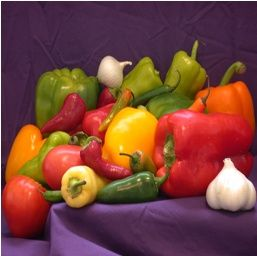
#> input picture sea.bmp, 257 x 256 px
$ python 2.py
#> lines starting #> are read from the running program, lines starting #| are printed output that depends on the picture; after the words box and inside, x2 and y2 are one past the last pixel; in counts of white or black regions, pixels touching at a corner belong together
import cv2
import numpy
from math import log2, ceil

search_image    = "sea.bmp"
template_image  = "ref.bmp"

search   = cv2.imread(search_image, cv2.IMREAD_GRAYSCALE).astype(float)
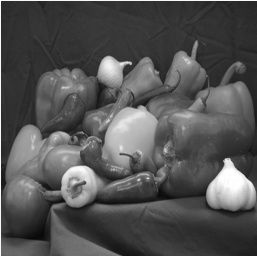
#> search: shape (256, 257) float64; min 7, max 255, mean 82.9
template = cv2.imread(template_image, cv2.IMREAD_GRAYSCALE).astype(float)
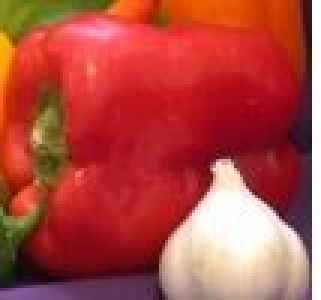
#> input picture ref.bmp, 107 x 100 px (shown 3 times larger)
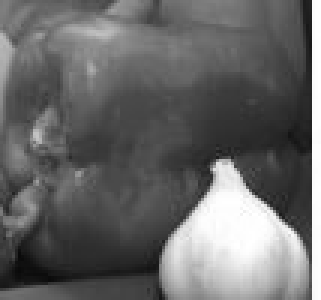
#> template: shape (100, 107) float64 (shown 3 times larger); min 10, max 255, mean 103.8
# imread returns a numpy array (ndarray)

search_height, search_width  = search.shape
#> search_height = 256; search_width = 257
template_height, template_width = template.shape
#> template_height = 100; template_width = 107

center = (search_height/2, search_width/2)
#> center = (128, 128.5)
d_height = 2**(ceil(log2(search_height/2.0)) - 2)
#> d_height = 32
d_width  = 2**(ceil(log2(search_width/2.0)) - 2)
#> d_width = 64

while d_height >= 1 and d_width >= 1:
    points = []
    for y in [0, 1, -1]:
        for x in [0, 1, -1]:
            point = (center[0] + y*d_height, center[1] + x*d_width)
            points.append(point)

    D_min = float('inf')
    best = points[0]
    for point in points:
        n, m = point[0] - template_height/2, point[1] - template_width/2
        n, m = ceil(n), ceil(m)
        if n+template_height >= search_height or m+template_width >= search_width:
            continue
        if n < 0 or m < 0:
            continue
        block = search[n:n + template_height, m:m + template_width]
        # using cv2.TM_SQDIFF
        d = block - template
        D = numpy.sum(d * d)
        if D < D_min:
            D_min = D
            center = point
            best = n, m

    d_height /= 2
    d_width /= 2
#> after the loop, center = (155, 202.5); d_height = 0.5; d_width = 1

top_left = best[1], best[0]
#> top_left = (149, 105)
print("Top-Left :", top_left, " : Origin at the top_left corner of the image")
#| Top-Left : (149, 105)  : Origin at the top_left corner of the image
bottom_right = (top_left[0]+template_width, top_left[1]+template_height)
#> bottom_right = (256, 205)

original = cv2.imread(search_image, 1)
#> original is the input picture: shape (256, 257, 3); mean B, G, R 59.2, 67.9, 121.5
cv2.rectangle(original, top_left, bottom_right, 0, 2)
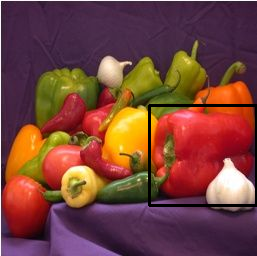
#> original: shape (256, 257, 3); 1.73% of pixels changed, all inside (x1, y1, x2, y2) = (148, 104, 257, 207)
cv2.imshow('matching', original)
cv2.waitKey(0)
